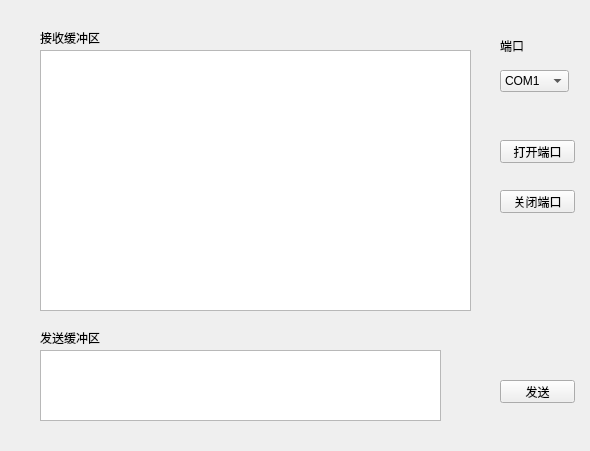
<?xml version="1.0" encoding="UTF-8"?>
<ui version="4.0">
 <class>Widget</class>
 <widget class="QWidget" name="Widget">
  <property name="geometry">
   <rect>
    <x>0</x>
    <y>0</y>
    <width>590</width>
    <height>451</height>
   </rect>
  </property>
  <property name="windowTitle">
   <string>Widget</string>
  </property>
  <widget class="QTextBrowser" name="recvTextBrowser">
   <property name="geometry">
    <rect>
     <x>40</x>
     <y>50</y>
     <width>431</width>
     <height>261</height>
    </rect>
   </property>
  </widget>
  <widget class="QLabel" name="label">
   <property name="geometry">
    <rect>
     <x>40</x>
     <y>30</y>
     <width>71</width>
     <height>16</height>
    </rect>
   </property>
   <property name="text">
    <string>接收缓冲区</string>
   </property>
  </widget>
  <widget class="QLabel" name="label_2">
   <property name="geometry">
    <rect>
     <x>40</x>
     <y>330</y>
     <width>71</width>
     <height>16</height>
    </rect>
   </property>
   <property name="text">
    <string>发送缓冲区</string>
   </property>
  </widget>
  <widget class="QLabel" name="label_3">
   <property name="geometry">
    <rect>
     <x>500</x>
     <y>40</y>
     <width>54</width>
     <height>12</height>
    </rect>
   </property>
   <property name="text">
    <string>端口</string>
   </property>
  </widget>
  <widget class="QPushButton" name="openPortBtn">
   <property name="geometry">
    <rect>
     <x>500</x>
     <y>140</y>
     <width>75</width>
     <height>23</height>
    </rect>
   </property>
   <property name="text">
    <string>打开端口</string>
   </property>
  </widget>
  <widget class="QTextEdit" name="sendTextEdit">
   <property name="geometry">
    <rect>
     <x>40</x>
     <y>350</y>
     <width>401</width>
     <height>71</height>
    </rect>
   </property>
  </widget>
  <widget class="QComboBox" name="portNameCombox">
   <property name="geometry">
    <rect>
     <x>500</x>
     <y>70</y>
     <width>69</width>
     <height>22</height>
    </rect>
   </property>
   <item>
    <property name="text">
     <string>COM1</string>
    </property>
   </item>
   <item>
    <property name="text">
     <string>COM2</string>
    </property>
   </item>
  </widget>
  <widget class="QPushButton" name="sendBtn">
   <property name="geometry">
    <rect>
     <x>500</x>
     <y>380</y>
     <width>75</width>
     <height>23</height>
    </rect>
   </property>
   <property name="text">
    <string>发送</string>
   </property>
  </widget>
  <widget class="QPushButton" name="closePortBtn">
   <property name="geometry">
    <rect>
     <x>500</x>
     <y>190</y>
     <width>75</width>
     <height>23</height>
    </rect>
   </property>
   <property name="text">
    <string>关闭端口</string>
   </property>
  </widget>
 </widget>
 <layoutdefault spacing="6" margin="11"/>
 <resources/>
 <connections/>
</ui>
